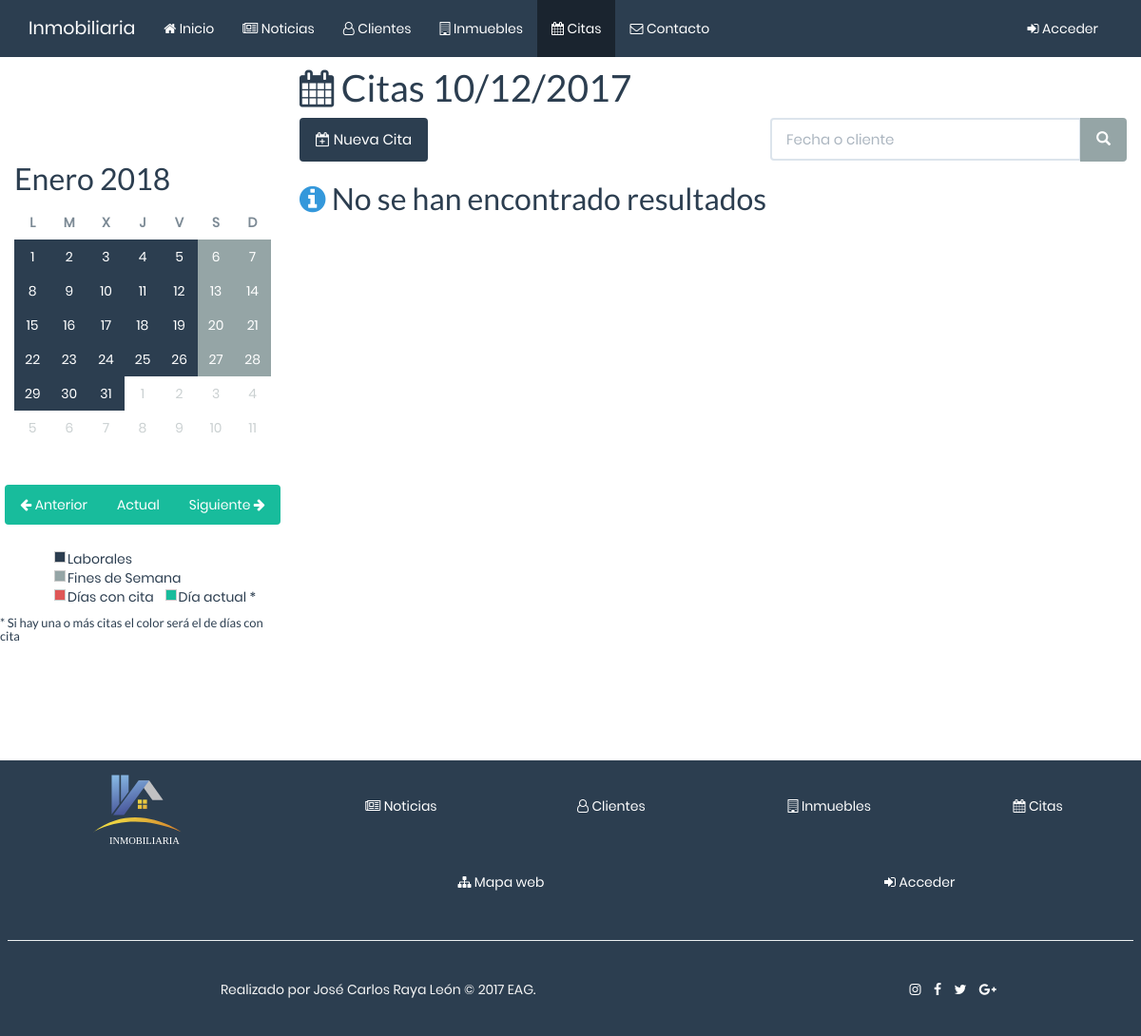
/php/citas/citas.php?mesPosterior=1&anio=2018, run on an earlier commit of the app's database.
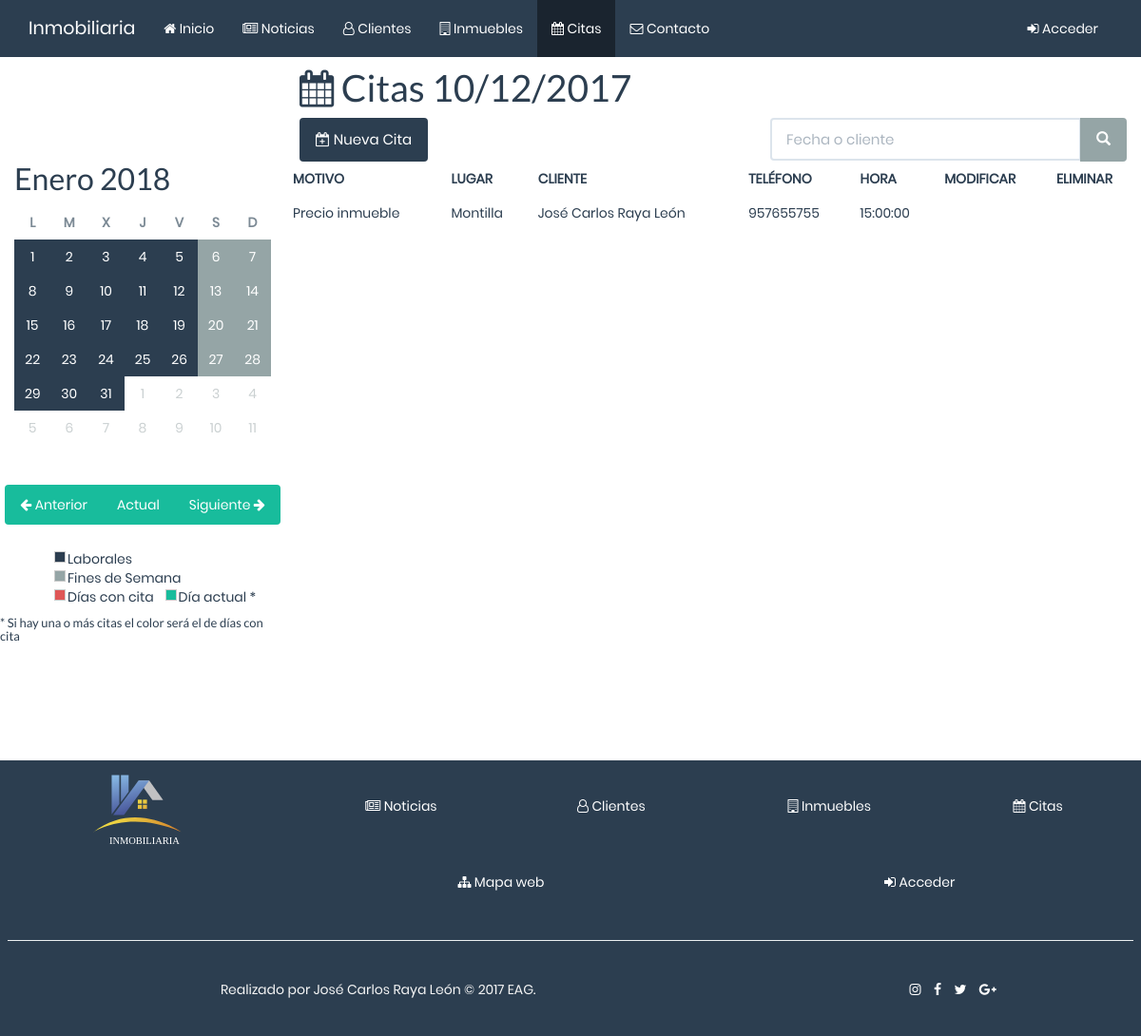
And on a later commit of the database.
### tables this page shows
CREATE TABLE `citas` (
  `id` bigint(20) UNSIGNED NOT NULL,
  `fecha` date NOT NULL,
  `hora` time NOT NULL,
  `motivo` varchar(100) NOT NULL,
  `lugar` varchar(150) NOT NULL,
  `id_cliente` bigint(20) NOT NULL
);

CREATE TABLE `clientes` (
  `id` bigint(20) UNSIGNED NOT NULL,
  `nombre` varchar(50) NOT NULL,
  `apellidos` varchar(50) NOT NULL,
  `direccion` varchar(150) NOT NULL,
  `telefono1` varchar(9) NOT NULL,
  `telefono2` varchar(9) NOT NULL
);

### php/citas/citas.php (the view, shortened to what the changed rows need)
<!DOCTYPE html>
<html lang="en">
<head>
    <link rel="stylesheet" type="text/css" href="../../css/citas.css">
    <?php include '../funciones.php';
    ?>
</head>
<body>
    <?php
    $mes = date('m');
    $anio = date('Y');
    ?>
        <div class="container" id="wrap">
            <div class="row">
                <div class="col-md-3">
                    <div class="calendar">
    <?php
        if(isset($_GET['mesAnterior'])){
            $mes = $_GET['mesAnterior'];
            $anio = $_GET['anio'];
            calendario($anio, $mes, false);
        }elseif(isset($_GET['mesPosterior'])){
            $mes = $_GET['mesPosterior'];
            $anio = $_GET['anio'];
            calendario($anio, $mes, false);
        }elseif(isset($_GET['mesActual'])){
            $mes = $_GET['mesActual'];
            calendario($anio, $mes);
        }elseif(isset($_GET['dia'])){
            $mes = $_GET['mes'];
            $anio = $_GET['anio'];
            calendario($anio, $mes, false);
        }else{
            calendario($anio);
        }
    ?>
    <?php
    function calendario($a, $m = 1, $activo = true){
        if($activo){
            $mes = date('m');
        }else{
            $mes = $m;
        }
        $anio = $a;
        $colorLaborales = "#2c3e50";
        $colorFines = "#95a5a6";
        $colorCitas = "#DF5757";
        $colorActual = "#18bc9c";
        $celdas = 0;
        $cont = 0;
            ?>
            <header>
                <h2><?php echo nombreMes($mes).' '.$anio; ?></h2>
            </header>
            <table class="table text-center square">
               <tr>
                <th>L</th>
                <th>M</th>
                <th>X</th>
                <th>J</th>
                <th>V</th>
                <th>S</th>
                <th>D</th>
               </tr>
                <tr>
            <?php
        for ($i = 1; $i <= diasMes($mes, $anio); $i++)
        {
            if ($cont < 5)
            {
                if (isCita($anio, $mes, $i))
                {
                    ?><td class="festivo" bgcolor="<?php echo $colorCitas ?>"><a href="?dia=<?php echo "$i&mes=$mes"?>&anio=<?php echo $anio ?>"><?php echo $i ?></a></td><?php
                }
                elseif(date('d') == $i && date('m') == $mes){
                    ?><td class="actual" bgcolor="<?php echo $colorActual ?>"><a href="?dia=<?php echo $i ?>&mes=<?php echo $mes ?>&anio=<?php echo $anio ?>"><?php echo $i ?></a></td><?php
                }
                else{
                    ?><td bgcolor="<?php echo $colorLaborales ?>"><a href="?dia=<?php echo $i ?>&mes=<?php echo $mes ?>&anio=<?php echo $anio ?>"><?php echo $i ?></a></td><?php
                }
                $celdas++;
                $cont++;
            }else{
                if (isCita($anio, $mes, $i))
                {
                    ?><td class="festivo" bgcolor="<?php echo $colorCitas ?>"><a href="?dia=<?php echo "$i&mes=$mes"?>&anio=<?php echo $anio ?>"><?php echo $i ?></a></td><?php
                }elseif(date('d') == $i && date('m') == $mes){
                    ?><td class="overlay" bgcolor="<?php echo $colorActual ?>"><a href="?dia=<?php echo $i ?>&mes=<?php echo $mes ?>&anio=<?php echo $anio ?>"><?php echo $i ?></a></td><?php
                }
                else
                {
                    ?><td bgcolor="<?php echo $colorFines ?>"><a href="?dia=<?php echo $i ?>&mes=<?php echo $mes ?>&anio=<?php echo $anio ?>"><?php echo $i ?></a></td><?php
                }
               $celdas++;
               $cont++;
            }
            if($cont % 7 == 0){
                echo '</tr></tr>';
                $cont = 0;
            }
        }
        if($celdas < 42){
            $dia = 1;
                for ($i = $celdas; $i < 42; $i++)
                {
                    ?>
                    <td class="next-month">
                        <?php echo $dia ?>
                    </td>
                    <?php
                        $dia++;
                }
            }
        ?>
            </table>
    <?php
    }
    function diasMes ($m, $a){
        $marca = mktime(0, 0, 0, $m, 1, $a);
        return date('t', $marca);
    }
    function nombreMes ($m){
        switch($m){
            case 1:
                return "Enero";
                break;
        }
    }
    function isCita($a, $m, $d){
        $c = array();
        $fechas = db_query("select fecha from citas");
        while($fila = mysqli_fetch_array($fechas)){
            $fecha = strtotime($fila['fecha']);
            $anio = date('Y', $fecha);
            $mes = date('m', $fecha);
            $mes = ltrim($mes, '0');
            $dia = date('d', $fecha);
            $c[$anio][$mes][] = $dia;
        }
    }
    ?>
                </div>
                </div>
                <div class="col-md-9">
                   <?php
                    if(isset($_GET['dia'])){
                        $anio = $_GET['anio'];
                        $mes = $_GET['mes'];
                        $dia = $_GET['dia'];
                        $fechaInfo = date('d/m/Y', strtotime("$anio-$mes-$dia"));
                        ?>
                        <h1><span class="fa fa-calendar"></span> Citas <?php echo $fechaInfo ?></h1>
                        <?php
                    }else{
                        $fechaActual = date('d/m/Y');
                        ?>
                        <h1><span class="fa fa-calendar"></span> Citas <?php echo $fechaActual ?></h1>
                        <?php
                    }
                    ?>
                    <div class="row">
                        <div class="col-xs-6">
                        </div>
                        <div class="col-xs-6 text-right">
                        </div>
                    </div>
                    <?php
                    if(isset($_GET['dia'])){
                        $fecha = mktime(0,0,0, $mes, $dia, $anio);
                        $fecha = date('Y-m-d', $fecha);
                        tablaCitas("select * from citas where fecha = '$fecha' order by hora");
                    }else{
                        $fecha = date('Y-m-d');
                        tablaCitas("select * from citas where fecha = '$fecha' order by hora");
                    }
                    ?>
                </div>
            </div>
                        <?php
        function tablaCitas($cons){
                $datos = db_query($cons);
                if(mysqli_num_rows($datos) == 0){
                ?>
                    <h2><span class="fa fa-info-circle text-info"></span> No se han encontrado resultados</h2>
                <?php
            }else{
                ?>
                        <div class="row">
                            <table class="table">
                                <thead>
                                    <th>Motivo</th>
                                    <th>Lugar</th>
                                    <th>Cliente</th>
                                    <th>Teléfono</th>
                                    <th>Hora</th>
                                    <th>Modificar</th>
                                    <th>Eliminar</th>
                                </thead>
                                <tbody>
                        <?php
                        while($fila = mysqli_fetch_array($datos, MYSQLI_ASSOC)){
                            ?>
                            <tr>
                                <td>
                                    <?php echo $fila['motivo']; ?>
                                </td>
                                <td>
                                    <?php echo $fila['lugar']; ?>
                                </td>
                                <td>
                                    <?php
                                        $nombres = db_query("select nombre, apellidos from clientes where id = $fila[id_cliente]");
                                        $nombre = mysqli_fetch_array($nombres);
                                            echo $nombre['nombre']." ".$nombre['apellidos'];
                                     ?>
                                </td>
                                <td>
                                    <?php
                                        $telefonos = db_query("select telefono1 from clientes where id = $fila[id_cliente]");
                                        $telefono = mysqli_fetch_array($telefonos);
                                            echo $telefono['telefono1'];
                                     ?>
                                </td>
                                <td>
                                    <?php echo $fila['hora']; ?>
                                </td>
                                <td>
                                </td>
                                <td>
                                </td>
                            </tr>
                            <?php
                                }
                            ?>
                    </tbody>
                </table>
            </div>
                            <?php
            }
        }
            ?>
    </div>
</body>
</html>

What changed in the data, as far as the page shows it:
added citas: motivo "Precio inmueble", lugar "Montilla", id_cliente.nombre "José Carlos", id_cliente.apellidos "Raya León", id_cliente.telefono1 "957655755", hora "15:00:00"
Also different on the page:
text no longer shown: "No se han encontrado resultados"
text now shown: "MOTIVO LUGAR CLIENTE TELÉFONO HORA MODIFICAR ELIMINAR"
